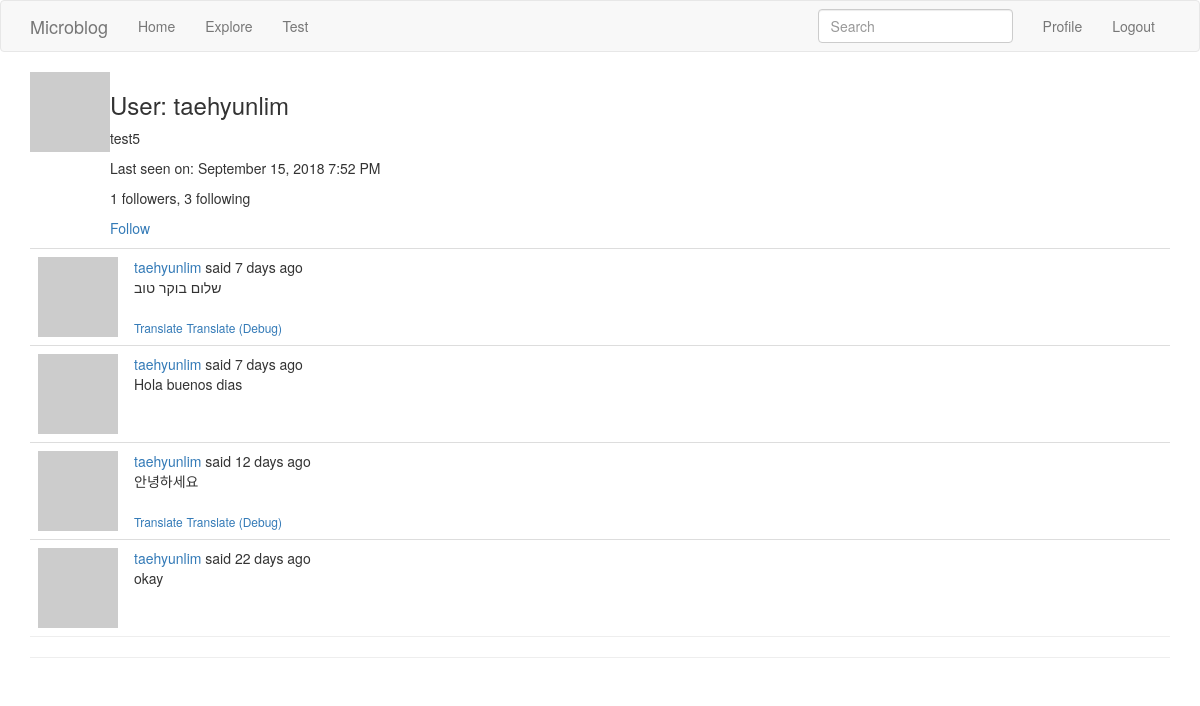
/user/taehyunlim (signed in), run on an earlier commit of the app's database.
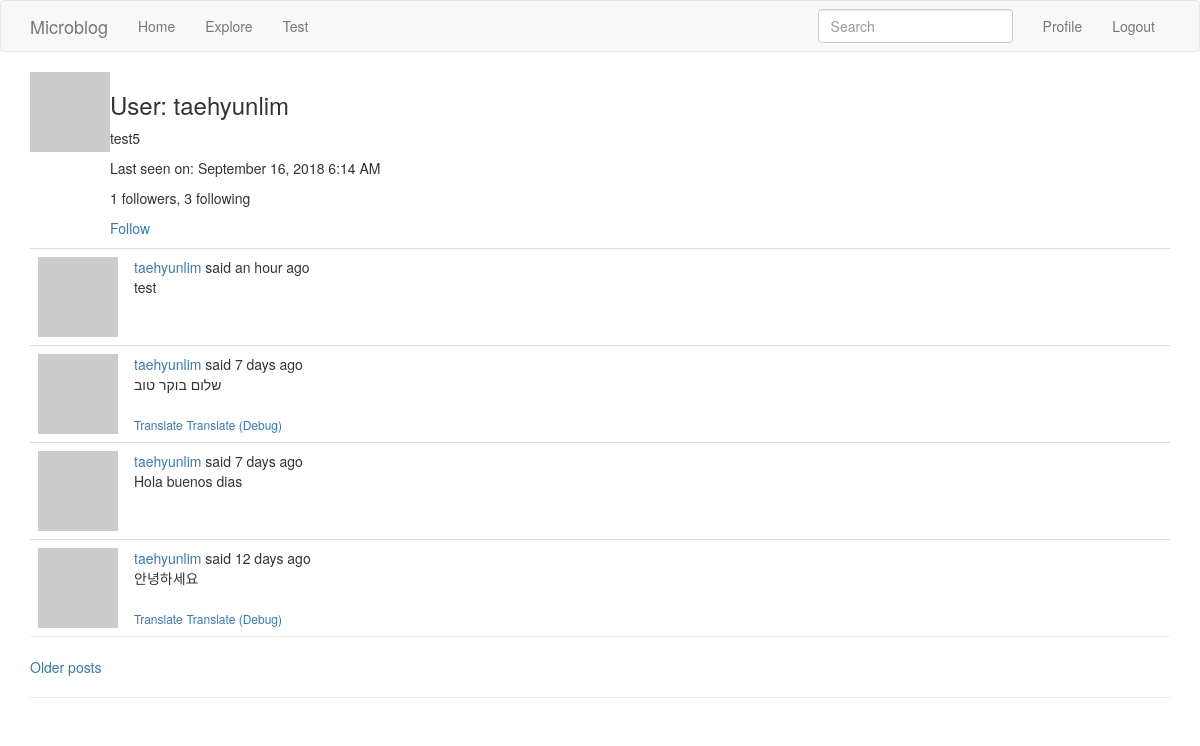
And on a later commit of the database.
### app/models.py (models this page shows, shortened)
class User(UserMixin, db.Model):
    id = db.Column(db.Integer, primary_key=True)
    username = db.Column(db.String(64), index=True, unique=True)
    email = db.Column(db.String(120), index=True, unique=True)
    pw_hash = db.Column(db.String(128))
    about_me = db.Column(db.String(140))
    datetime_joined = db.Column(db.DateTime, default=datetime.utcnow)
    datetime_last_seen = db.Column(db.DateTime, default=datetime.utcnow)
    posts = db.relationship('Post', backref='author', lazy='dynamic')
    followed = db.relationship(
        'User', # Self-referential
        secondary=followers, # Association table defined above
        primaryjoin=(followers.c.follower_id == id), # How left-side entity is linked: User's `id` matches the `follower_id` field of the association table
        secondaryjoin=(followers.c.followed_id == id), # How the right-side entity (followed user) is linked.
        backref=db.backref('followers', lazy='dynamic'), # How this relationship will be accessed from the right-side entity (followed)
        lazy='dynamic' # `dynamic` sets up the query to not run until specifically requested
    )
    def avatar(self, size):
        digest = md5(self.email.lower().encode('utf-8')).hexdigest()
        return 'https://www.gravatar.com/avatar/{}?d=identicon&s={}'.format(digest, size)
    def is_following(self, user):
        return self.followed.filter(
            followers.c.followed_id == user.id).count() > 0

class SearchableMixin(object):
    @classmethod
    def before_commit(cls, session):
        session._changes = {
            'add': list(session.new),
            'update': list(session.dirty),
            'delete': list(session.deleted)
        }
    @classmethod
    def after_commit(cls, session):
        for obj in session._changes['add']:
            if isinstance(obj, SearchableMixin):
                add_to_index(obj.__tablename__, obj)
        for obj in session._changes['update']:
            if isinstance(obj, SearchableMixin):
                add_to_index(obj.__tablename__, obj)
        for obj in session._changes['delete']:
            if isinstance(obj, SearchableMixin):
                remove_from_index(obj.__tablename__, obj)
        session._changes = None

class Post(SearchableMixin, db.Model):
    __searchable__ = ['body']
    id = db.Column(db.Integer, primary_key=True)
    body = db.Column(db.String(140))
    timestamp = db.Column(db.DateTime, index=True, default=datetime.utcnow)
    user_id = db.Column(db.Integer, db.ForeignKey('user.id'))
    language = db.Column(db.String(5))

### app/main/routes.py (the view)
@bp.route('/user/<username>')
@login_required
def user(username):
    user = User.query.filter_by(username=username).first_or_404()
    page = request.args.get('page', 1, type=int)
    posts = user.posts.order_by(Post.timestamp.desc()).paginate(
        page, current_app.config['POSTS_PER_PAGE'], False)
    next_url = url_for('main.user', username=user.username, page=posts.next_num) if posts.has_next else None
    prev_url = url_for('main.user', username=user.username, page=posts.prev_num) if posts.has_prev else None
    return render_template('user.html', user=user, posts=posts.items, next_url=next_url, prev_url=prev_url)

### app/main/forms.py
class SearchForm(FlaskForm):
    q = StringField(_l('Search'), validators=[DataRequired()])
    def __init__(self, *args, **kwargs):
        if 'formdata' not in kwargs:
            kwargs['formdata'] = request.args
        if 'csrf_enabled' not in kwargs:
            kwargs['csrf_enabled'] = False
        super(SearchForm, self).__init__(*args, **kwargs)

### app/main/routes.py (called while the page is built)
@bp.before_request
def before_request():
    if current_user.is_authenticated:
        current_user.datetime_last_seen = datetime.utcnow()
        db.session.commit()
        g.search_form = SearchForm()
    g.locale = str(get_locale())

### app/models.py (called while the page is built)
@login.user_loader
def load_user(id):
    return User.query.get(int(id))

### app/templates/user.html (shortened to what this page needs)
{% extends "base.html" %}
{% block app_content %}
  <table>
    <tr valign="top">
      <td><img src="{{ user.avatar(64) }}"></td>
      <td>
        <h3>User: {{ user.username }}</h3>
        {% if user.about_me %}<p>{{ user.about_me }}</p>{% endif %}
        {% if user.datetime_last_seen %}<p>Last seen on: {{ moment(user.datetime_last_seen).format('LLL') }}</p>{% endif %}
        <p>{{ user.followers.count() }} followers, {{ user.followed.count() }} following</p>
        {% if user == current_user %}
        <p><a href="{{ url_for('main.edit_profile') }}">Edit profile</a></p>
        {% elif not current_user.is_following(user) %}
        <p><a href="{{ url_for('main.follow', username=user.username) }}">Follow</a><p>
        {% else %}
        <p><a href="{{ url_for('main.unfollow', username=user.username) }}">Unfollow</a><p>
        {% endif %}
      </td>
    </tr>
  </table>
  {% for post in posts %}
    {% include '_post.html' %}
  {% endfor %}
  <hr style="margin-top: 0 !important;">
  {% if next_url %}<a href="{{ next_url }}">Older posts</a>{% endif %}
{% endblock %}

### app/templates/_post.html (shortened to what this page needs)
<table class="table table-hover" style="margin-bottom: 0 !important;">
  <tr>
    <td width="30px">
      <a href="{{ url_for('main.user', username=post.author.username) }}">
        <img src="{{ post.author.avatar(16) }}">
      </a>
    </td>
    <td>
      {{ _('%(username)s said %(when)s', username=user_link, when=moment(post.timestamp).fromNow()) }}
      <br>
      <span id="post_{{ post.id }}">{{ post.body }}</span>
      {% if post.language and post.language != g.locale %}
      <br><br>
      <span id="translation_{{ post.id }}">
        <a href="javascript:translate('#post_{{ post.id }}', '#translation_{{ post.id }}', '{{ post.language }}', '{{ g.locale }}');
        " style="font-size: 12px;">{{ _('Translate') }}</a>
        <a href="javascript:console.log('#post_{{ post.id }}', '#translation_{{ post.id }}', '{{ post.language }}', '{{ g.locale }}');
        " style="font-size: 12px;">{{ _('Translate (Debug)') }}</a>
      </span>
      {% endif %}
    </td>
  </tr>
</table>

What changed in the data, as far as the page shows it:
no longer on this page (row unchanged): Post: body "okay"
changed User "taehyunlim": datetime_last_seen "September 15, 2018 7:52 PM" → "September 16, 2018 6:14 AM"
added Post: body "test"
Also different on the page:
text now shown: "Older posts"
